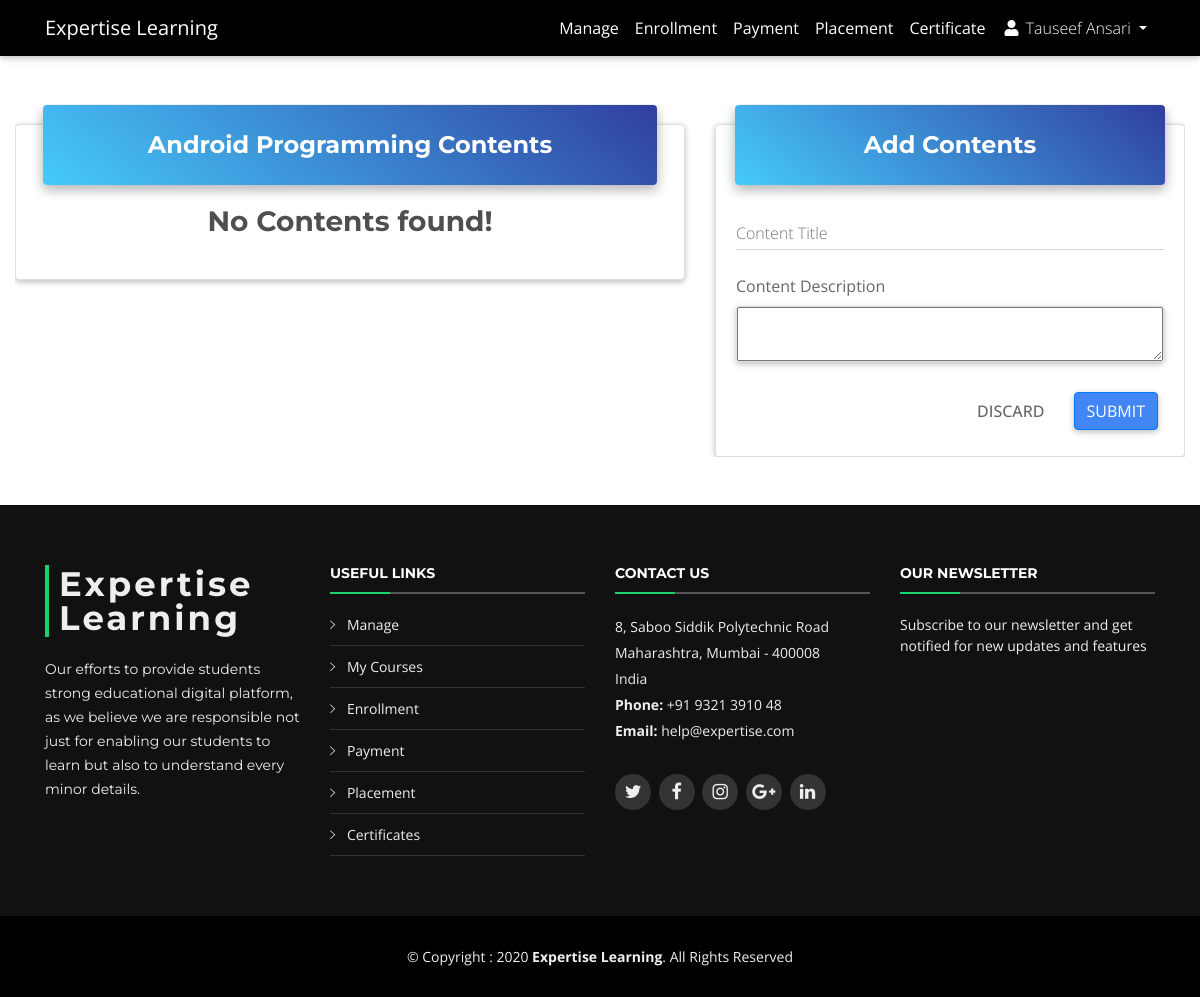
The page /staff/addcontent.php?course=5 (signed in) on the database as committed earlier.
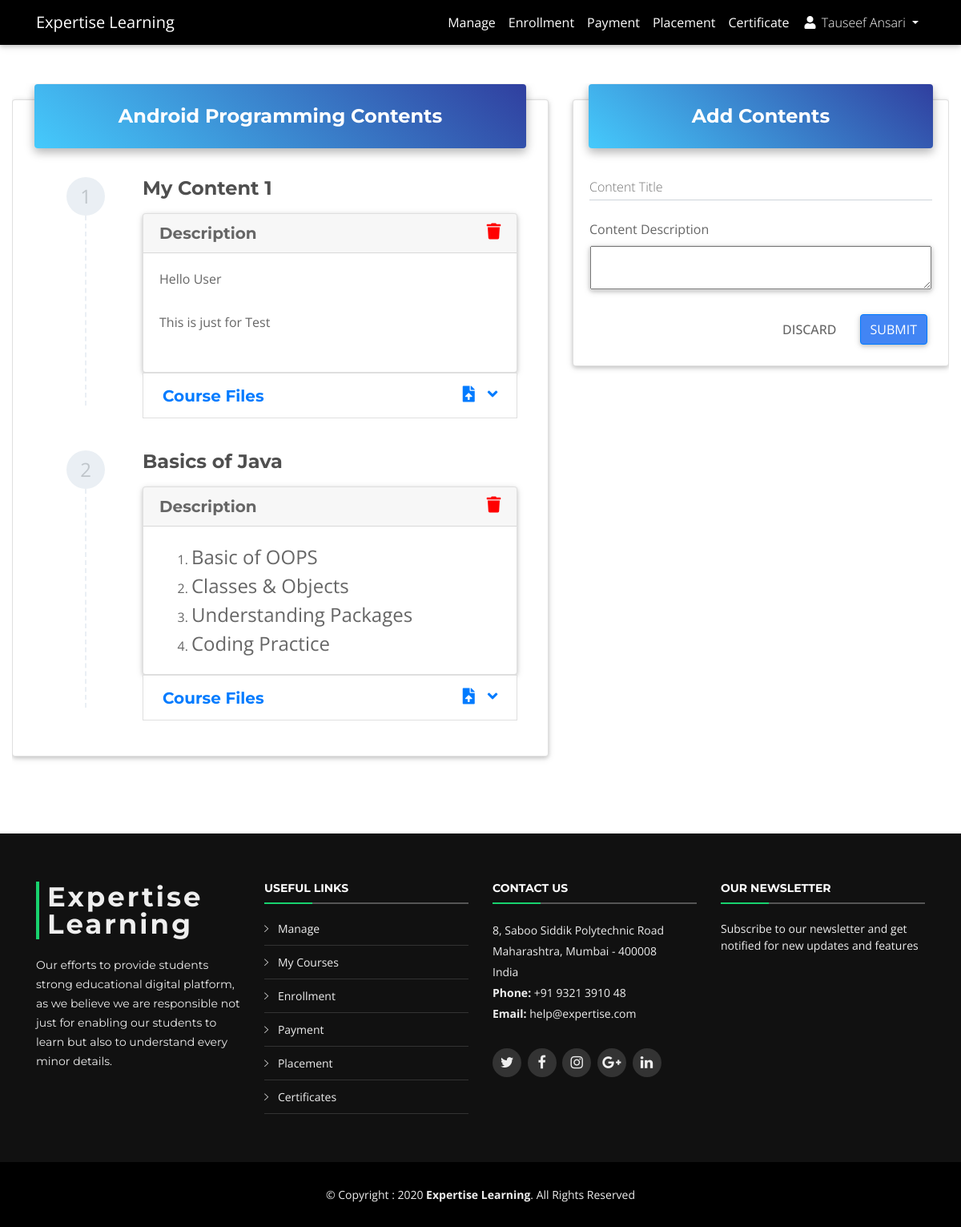
The same page on the database as committed later.
### tables this page shows
CREATE TABLE `coursecontent` (
  `id` int(11) NOT NULL,
  `title` varchar(255) NOT NULL,
  `description` text NOT NULL,
  `courseid` int(11) NOT NULL
);

### staff/addcontent.php (the view, shortened to what the changed rows need)
<?php
  require '../backend.php';
  if(isset($_GET['course']))
  {
  	$courseid = $_GET['course'];
  }
?>
<!DOCTYPE html>
<html lang="en">
<head>
  <link rel="stylesheet" href="https://use.fontawesome.com/releases/v5.11.2/css/all.css">
  <link href="../assets/css/bootstrap.min.css" rel="stylesheet">
  <link href="../assets/css/mdb.min.css" rel="stylesheet">
  <link rel="stylesheet" type="text/css" href="../assets/css/addons/datatables.min.css">
  <link rel="stylesheet" href="../assets/css/addons/datatables-select.min.css">
  <link href="../assets/css/dropzone.css" rel="stylesheet" type="text/css">
  <link href="../assets/vendor/bootstrap/css/bootstrap.min.css" rel="stylesheet">
  <link href="../assets/vendor/icofont/icofont.min.css" rel="stylesheet">
  <link href="../assets/vendor/font-awesome/css/font-awesome.min.css" rel="stylesheet">
  <link href="../assets/vendor/ionicons/css/ionicons.min.css" rel="stylesheet">
  <link href="../assets/vendor/animate.css/animate.min.css" rel="stylesheet">
  <link href="../assets/vendor/venobox/venobox.css" rel="stylesheet">
  <link href="../assets/vendor/owl.carousel/assets/owl.carousel.min.css" rel="stylesheet">
  <link href="../assets/vendor/aos/aos.css" rel="stylesheet">
  <link href="../assets/css/style.css" rel="stylesheet">
</head>
<body class="animated">
  <?php include_once('includes/header.php'); ?>
  <main>
    <div class="container-fluid">
      <section class="my-5">
        <div class="row">
          <div class="col-lg-7 wow animated swing">
            <div class="card card-cascade narrower mb-5">
              <div class="card-body card-body-cascade">
                <?php
                  $count = 1;
                  $query = mysqli_query($con, "SELECT * FROM coursecontent WHERE courseid = '$courseid'");
                  if(mysqli_num_rows($query) == 0)
                  {
                  	echo '<h3 class="font-weight-bold dark-grey-text text-center"> No Contents found!</h3>';
                  }
                  while ($row = mysqli_fetch_array($query))
                  {
                  	$contentid = $row['id'];
                ?>
                <div class="col-lg-12 mb-4">
    		          <ol class="step pl-0">
    		          <li class="step-element pb-0 wow animated slideInDown" data-wow-delay="0.2s">
    		            <div class="step-number">
    		              <span class="number"><?php echo $count; ?></span>
    		            </div>
    		            <div class="step-excerpt col-lg-10">
    		              <h4 class="font-weight-bold dark-grey-text mb-3"><?php echo $row['title']; ?></h4>
    		          <div class="card">
    		          <div class="card-header">
    		            <h5 class="mb-0">
    		              <strong>Description</strong>
                      <a href="javascript:void(0)" class="delete_btn_ajax"> <i class="fas fa-trash pull-right ml-2" style="color: red;"></i> </a>
    		            </h5>
    		          </div>
		            <div id="collapseOne1" class="collapse show" role="tabpanel" aria-labelledby="headingOne1"
		              data-parent="#accordionEx">
		              <div class="card-body">
		              <?php echo $row['description']; ?>
                  </div>
		            </div>
		          </div>
				        <div class="accordion md-accordion" id="accordionEx" role="tablist" aria-multiselectable="true">
				          <div class="card">
				            <div class="card-header" role="tab" id="heading<?php echo $count; ?>">
				              <a class="collapsed text-primary" data-toggle="collapse" data-parent="#accordionEx" href="#collapse<?php echo $count; ?>"
				                aria-expanded="false" aria-controls="collapse<?php echo $count; ?>">
				                <h5 class="mb-0">
				                  <strong>Course Files</strong>
				                  <i class="fas fa-angle-down rotate-icon"></i>
                          			<a href="fileupload.php?contentid=<?php echo $row['id']; ?>"><i class="fas fa-file-upload pull-right mr-3 text-primary"></i></a>
				                </h5>
				              </a>
				            </div>
				            <div id="collapse<?php echo $count; ?>" class="collapse" role="tabpanel" aria-labelledby="heading<?php echo $count; ?>"
				              data-parent="#accordionEx">
				              <div class="card-body">
				                <?php
				                	$query2 = mysqli_query($con, "SELECT * FROM coursefiles WHERE contentid = '$contentid' LIMIT 3");
				                	if(mysqli_num_rows($query2) == 0)
				                	{
				                		echo '<h4 class="font-weight-bold dark-grey-text text-center"> No Files found! <h6 class="text-center"> <a href="fileupload.php?contentid='.$row["id"].'" class="text-primary">Add Files </a></h6></h4>';
				                	}
				                	else
				                	{
				                ?>
				              </div>
				              <?php
				              	}
				              ?>
				            </div>
				          </div>
    				    </div>
    		      </div>
    		    </li>
    		  </ol>
		      </div>
          <?php
            $count++;
            }
          ?>
        </div>
        </div>
          </div>
        </div>
      </section>
    </div>
  </main>
</body>
</html>

Rows that differ between the two databases and show on the page:
added coursecontent: title "My Content 1", description "Hello User This is just for Test"
added coursecontent: title "Basics of Java", description "Basic of OOPS Classes & Objects Understanding Packages Coding Practice"
Other text that changed with them:
text no longer shown: "No Contents found!"
